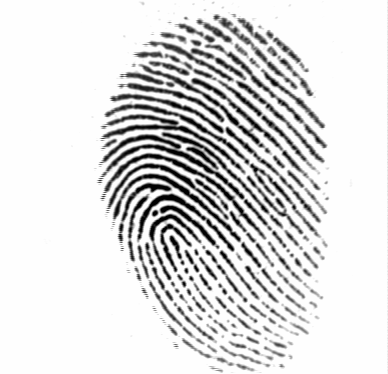
#> input picture images/fingerprints/DB1_B/101_1.tif, 388 x 374 px; its folder holds only this picture in this run
$ jupyter execute main2.ipynb
#> lines starting #> are read from the running program, lines starting #| are printed output that depends on the picture
[cell 1]
import os
import PIL.Image
import numpy as np
import matplotlib.pyplot as plt
from skimage import color
from scipy.ndimage import gaussian_filter, convolve

color_map = 'gray'
gauss_sigma = [0, 0.75, 1.5, 1.8, 3,8,12]
thresholds = [0.005,0.05]

[cell 2]
def apply_laplacian(images, *args):
    # [5 lines left out: function singleImage, not called in this run]
    def multiImage(img):
        imgs = [gaussian_filter(img, sigma=sigma) for sigma in args[0]]
        imgs = [convolve(img, kernel) for img in imgs]
        imgs = [np.where(img >= np.max(img) * th, 0, np.max(img)) for img in imgs for th in args[1]]
        return imgs

    num_imgs = len(images)
    output = list()
    kernel = np.array([[0, 1, 0],
                       [1, -4, 1],
                       [0, 1, 0]])
    for i, image in enumerate(images):
        if len(args)==2: output = output + list(multiImage(image))
        else:            output = output + list(singleImage(image))
        print(int(i/num_imgs*100),"%", end="\r")
    print("100% complete")
    return output

def getDirImages(directory):
    images = list()
    for root, _, files in os.walk(directory):
        for file in files:
            path = os.path.join(root, file)
            if os.path.isfile(path):
                image = PIL.Image.open(path).convert('RGB')
                image = color.rgb2gray(image)
#> image: shape (374, 388) float64
                images.append(image)
    return images

# [36 lines left out: function display_images, not called in this run]

def display_image_list(images, gauss_sigmas, thresholds ):
    rows,cols = len(gauss_sigmas), len(thresholds)
    fig = plt.figure(figsize=(cols*2.5,2.5*rows*1.05), dpi=800)

    print(enumerate(images,start=1))
    for i, img in enumerate(images,start=1):
        fig.add_subplot(rows,cols,i)
        plt.imshow(img, cmap=color_map)

    # The below does not do any logic,
    # it is simply labelling the rows/cols for easier understanding.
    # There is no need to try to understand this stuff. It looks pretty bad...
    for e, ax in enumerate(fig.get_axes()):
        ax.set_axis_off()
        if e == e % cols:
            ax.annotate(str(int((100/cols)*e))+"%",
                xy=(0.5, 1),
                xytext=(0, 2.5),
                xycoords="axes fraction",
                textcoords="offset points",
                ha="center",
                va="baseline")
        if e%cols==0:
            h = "gauss:" + str((gauss_sigmas)[int(e/cols)])
            ax.annotate(h,
                xy=(0, 0),
                xytext=(0, 0),
                textcoords="offset points",
                ha="right",
                va="top",
                rotation= 90
            )
    plt.tight_layout()
    plt.show()

[cell 3]
root = 'C:\\Users\\lukas\\OneDrive\\Desktop\\Programming\\PycharmProjects\\EdgeDetectionPaper\\'
fingerprints1 = root + 'images\\fingerprints\\DB1_B'
test = root + 'images\\test'

image_list = getDirImages(fingerprints1)
#> image_list = 1 item

image_list = apply_laplacian(image_list, gauss_sigma, thresholds)
#> in apply_laplacian, `num_imgs = len(images)`: num_imgs = 1
#> the loop in apply_laplacian, `for i, image in enumerate(images):` made 1 pass
#| 0 %
#> image_list = 14 items

[cell 4]
display_image_list(image_list, gauss_sigma, thresholds)
#> (printed output is left out)
#> the loop in display_image_list, `for i, img in enumerate(images,start=1):` made 14 passes
#> the loop in display_image_list, `for e, ax in enumerate(fig.get_axes()):` made 14 passes
#> h on passes 1, 3, 5, 7, 9, 11, 13: 'gauss:0', 'gauss:0.75', 'gauss:1.5', 'gauss:1.8', 'gauss:3', 'gauss:8', 'gauss:12'
#> in display_image_list, `plt.show()`:
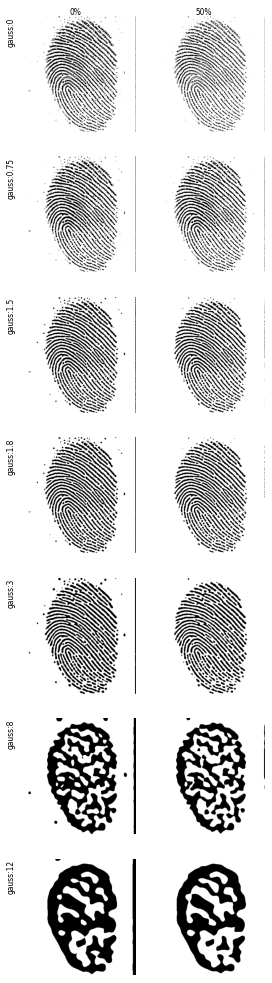
#> figure drawn by matplotlib, 14 panels

[cell 5]
fig = plt.figure(figsize=(12,12), dpi=400)
plt.imshow( image_list[8], cmap=color_map)

plt.show()
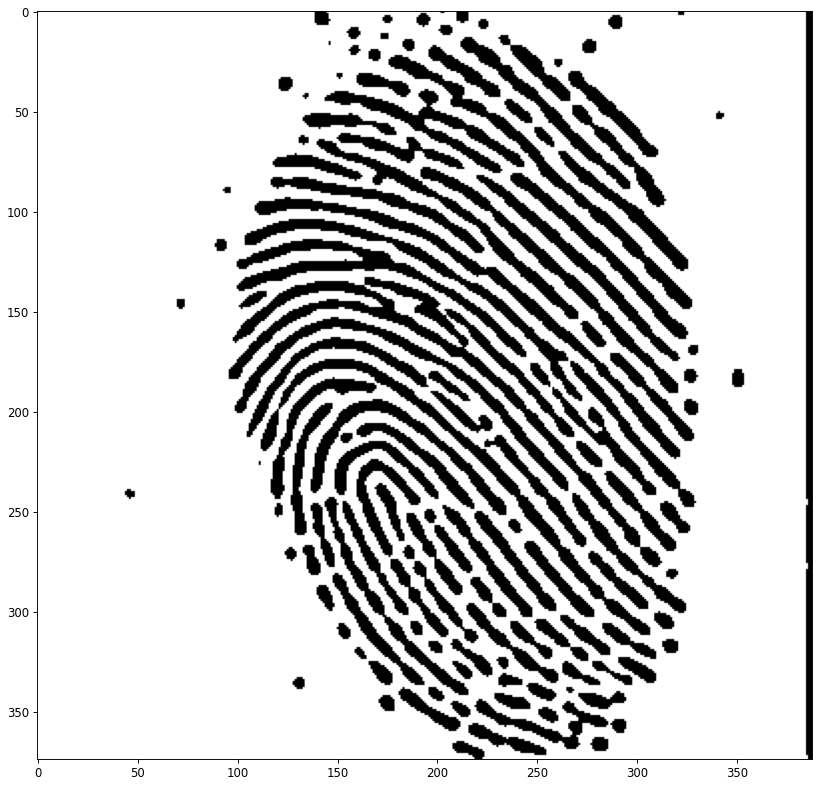
#> figure drawn by matplotlib, 1 panel

$ run again, on images/fingerprints/DB1_B/101_5.tif
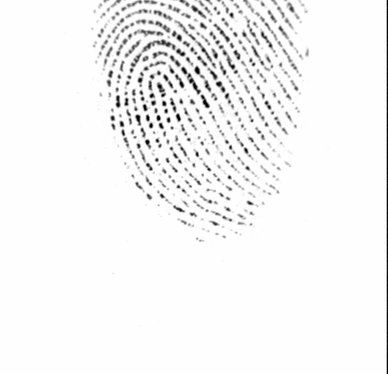
#> input picture images/fingerprints/DB1_B/101_5.tif, 388 x 374 px
#> `image_list = getDirImages(fingerprints1)`: image_list = 1 item
#> num_imgs = 1
#> the loop in apply_laplacian, `for i, image in enumerate(images):` made 1 pass
#| 0 %
#> `image_list = apply_laplacian(image_list, gauss_sigma, thresholds)`: image_list = 14 items
#> (printed output is left out)
#> the loop in display_image_list, `for i, img in enumerate(images,start=1):` made 14 passes
#> the loop in display_image_list, `for e, ax in enumerate(fig.get_axes()):` made 14 passes
#> h on passes 1, 3, 5, 7, 9, 11, 13: 'gauss:0', 'gauss:0.75', 'gauss:1.5', 'gauss:1.8', 'gauss:3', 'gauss:8', 'gauss:12'
#> `plt.show()`:
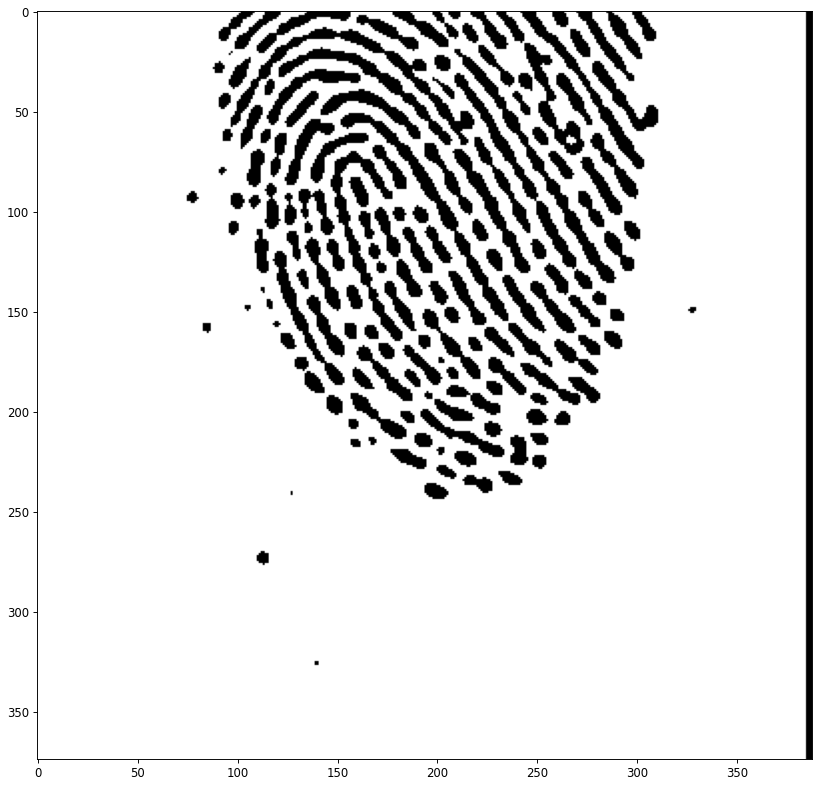
#> figure drawn by matplotlib, 1 panel

$ run again, on images/fingerprints/DB1_B/101_6.tif
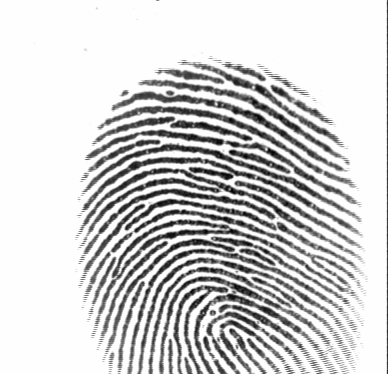
#> input picture images/fingerprints/DB1_B/101_6.tif, 388 x 374 px
#> `image_list = getDirImages(fingerprints1)`: image_list = 1 item
#> num_imgs = 1
#> the loop in apply_laplacian, `for i, image in enumerate(images):` made 1 pass
#| 0 %
#> `image_list = apply_laplacian(image_list, gauss_sigma, thresholds)`: image_list = 14 items
#> (printed output is left out)
#> the loop in display_image_list, `for i, img in enumerate(images,start=1):` made 14 passes
#> the loop in display_image_list, `for e, ax in enumerate(fig.get_axes()):` made 14 passes
#> h on passes 1, 3, 5, 7, 9, 11, 13: 'gauss:0', 'gauss:0.75', 'gauss:1.5', 'gauss:1.8', 'gauss:3', 'gauss:8', 'gauss:12'
#> `plt.show()`:
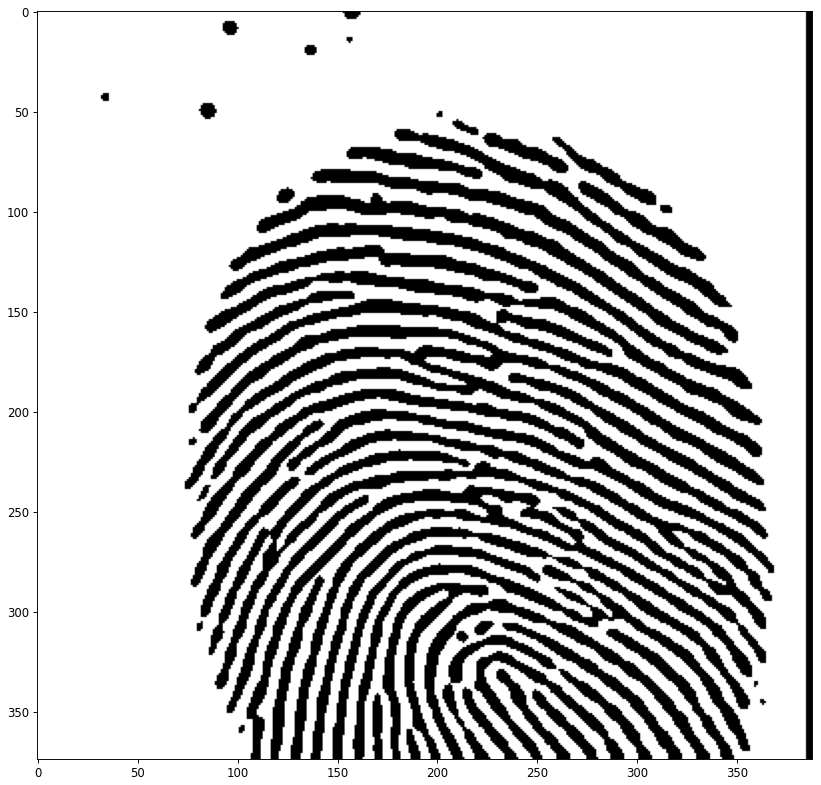
#> figure drawn by matplotlib, 1 panel

$ run again, on images/fingerprints/DB1_B/101_7.tif
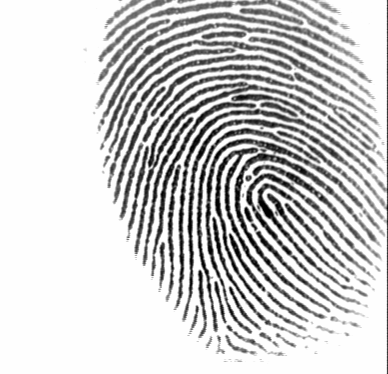
#> input picture images/fingerprints/DB1_B/101_7.tif, 388 x 374 px
#> `image_list = getDirImages(fingerprints1)`: image_list = 1 item
#> num_imgs = 1
#> the loop in apply_laplacian, `for i, image in enumerate(images):` made 1 pass
#| 0 %
#> `image_list = apply_laplacian(image_list, gauss_sigma, thresholds)`: image_list = 14 items
#> (printed output is left out)
#> the loop in display_image_list, `for i, img in enumerate(images,start=1):` made 14 passes
#> the loop in display_image_list, `for e, ax in enumerate(fig.get_axes()):` made 14 passes
#> h on passes 1, 3, 5, 7, 9, 11, 13: 'gauss:0', 'gauss:0.75', 'gauss:1.5', 'gauss:1.8', 'gauss:3', 'gauss:8', 'gauss:12'
#> `plt.show()`:
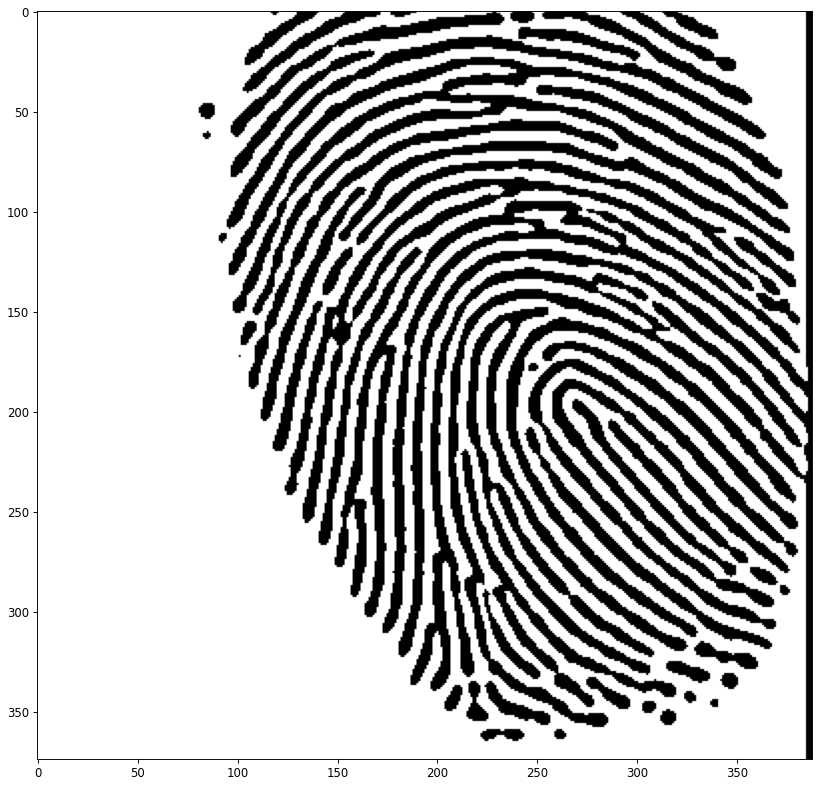
#> figure drawn by matplotlib, 1 panel

$ run again, on images/fingerprints/DB1_B/101_2.tif
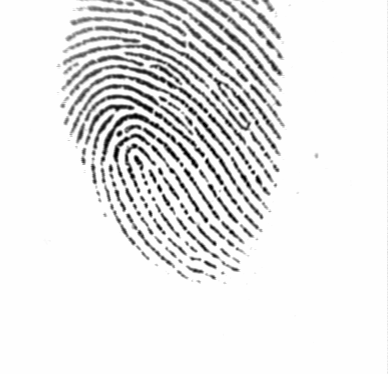
#> input picture images/fingerprints/DB1_B/101_2.tif, 388 x 374 px
#> `image_list = getDirImages(fingerprints1)`: image_list = 1 item
#> num_imgs = 1
#> the loop in apply_laplacian, `for i, image in enumerate(images):` made 1 pass
#| 0 %
#> `image_list = apply_laplacian(image_list, gauss_sigma, thresholds)`: image_list = 14 items
#> (printed output is left out)
#> the loop in display_image_list, `for i, img in enumerate(images,start=1):` made 14 passes
#> the loop in display_image_list, `for e, ax in enumerate(fig.get_axes()):` made 14 passes
#> h on passes 1, 3, 5, 7, 9, 11, 13: 'gauss:0', 'gauss:0.75', 'gauss:1.5', 'gauss:1.8', 'gauss:3', 'gauss:8', 'gauss:12'
#> `plt.show()`:
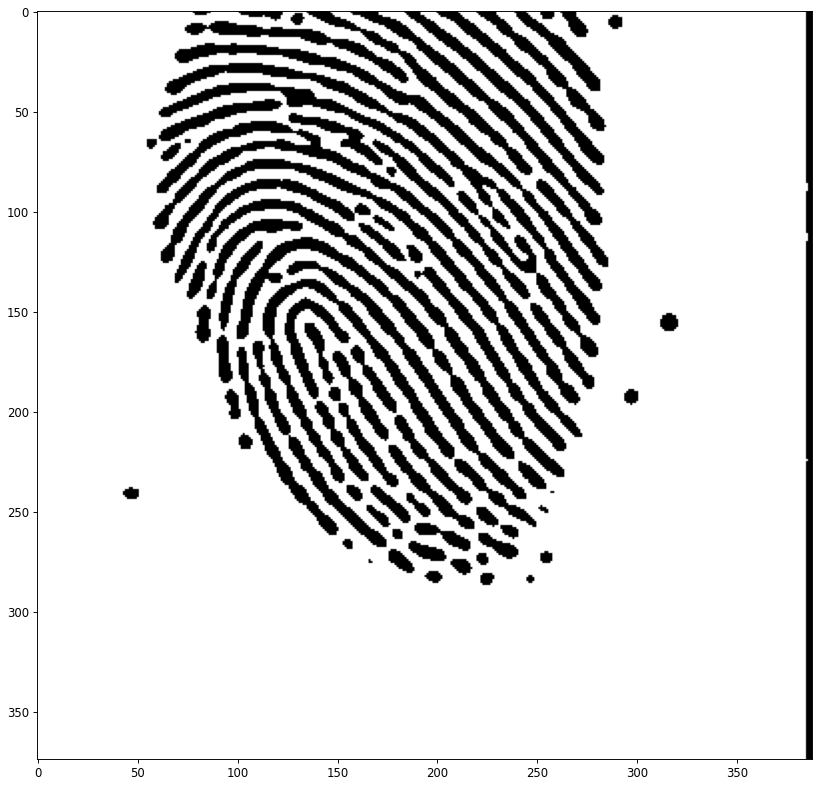
#> figure drawn by matplotlib, 1 panel
